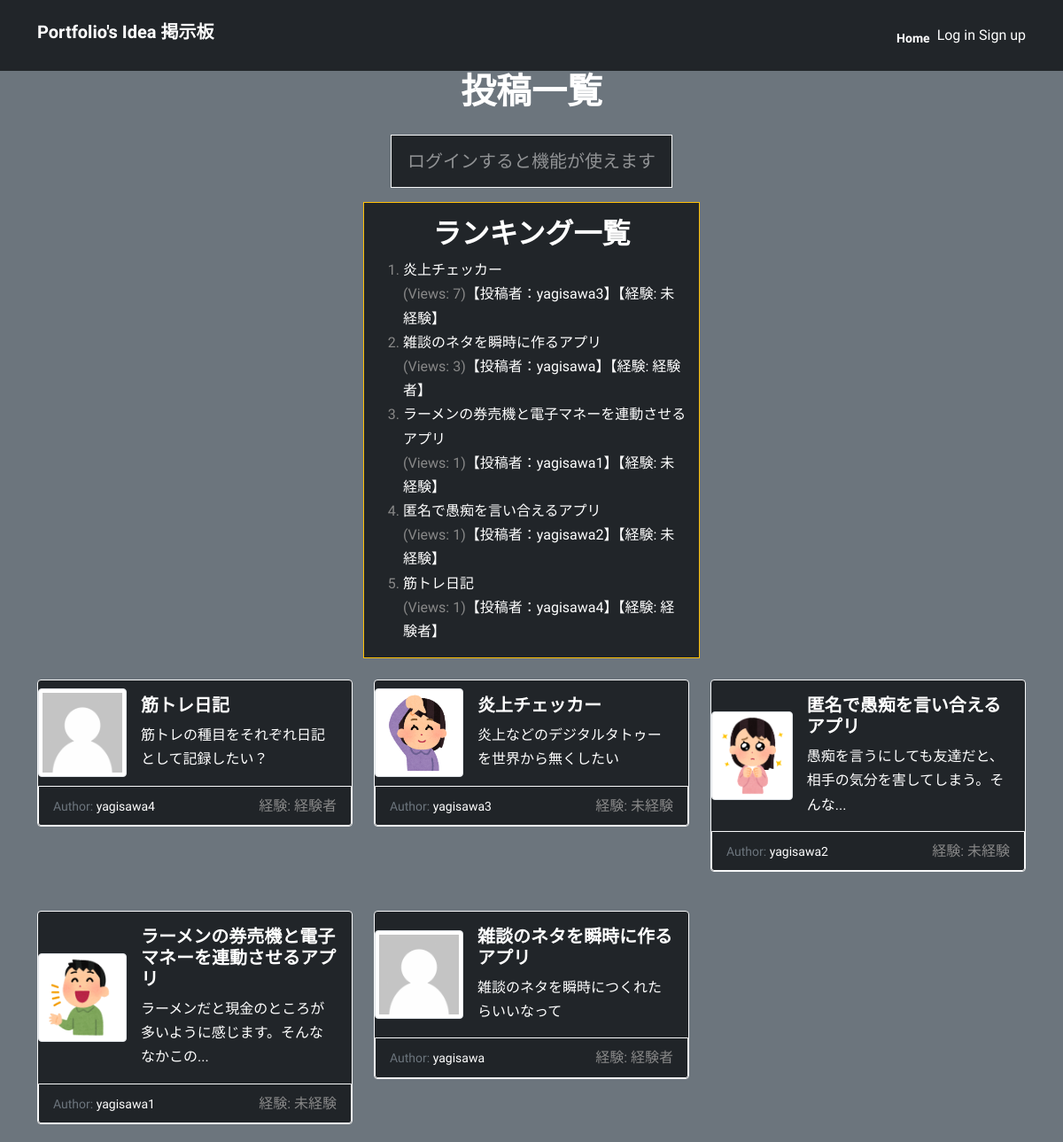
Before: / with the older database file.
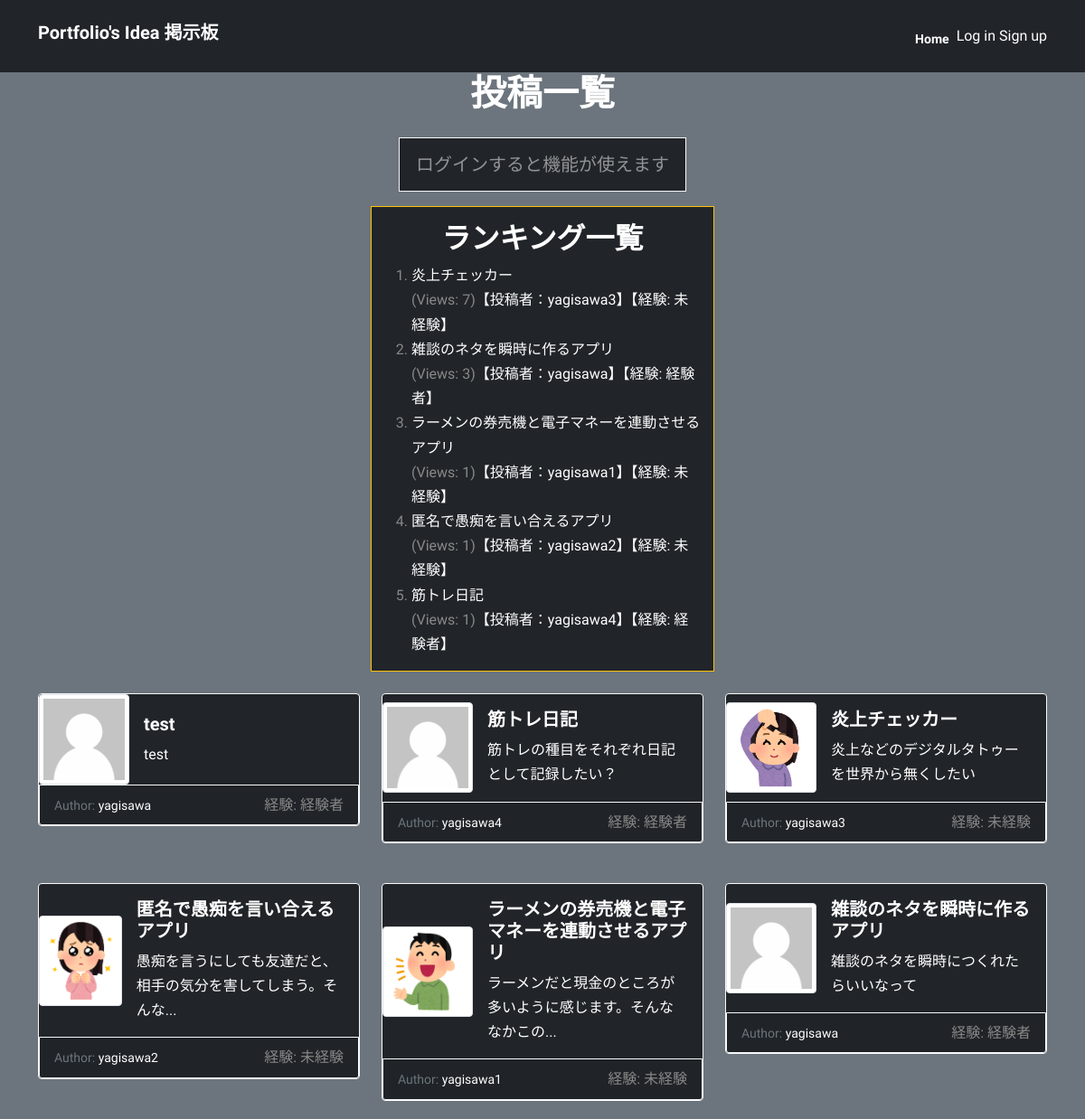
After: the same page with the newer database file.
### myapp/models.py (models this page shows, shortened)
class Post(models.Model):
    title = models.CharField(max_length=200)
    content = models.TextField()
    author = models.ForeignKey(User, on_delete=models.CASCADE)
    created_at = models.DateTimeField(auto_now_add=True)
    updated_at = models.DateTimeField(auto_now=True)
    likes = models.ManyToManyField(settings.AUTH_USER_MODEL, related_name='likes', blank=True)
    views = models.IntegerField(default=0)
    icon = models.ImageField(upload_to='icons/', blank=True, null=True)
    def get_author_avatar_url(self):
        return self.author.profile.avatar.url if self.author.profile.avatar else None

class Profile(models.Model):
    EXPERIENCE_CHOICES = [
        ('未経験', '未経験'),
        ('経験者', '経験者'),
    ]
    user = models.OneToOneField(User, on_delete=models.CASCADE)
    bio = models.TextField(max_length=500, blank=True)
    website = models.URLField(max_length=200, blank=True)
    location = models.CharField(max_length=100, blank=True)
    avatar = models.ImageField(upload_to='avatars/', blank=True, null=True)
    followers = models.ManyToManyField(User, related_name='following', blank=True)
    followers_count = models.PositiveIntegerField(default=0)
    experience = models.CharField(max_length=10, choices=EXPERIENCE_CHOICES, default='未経験')

### myapp/views.py (the view)
# urls.py: path('', views.post_list, name='post_list'),
def post_list(request):
    posts = Post.objects.all().order_by('-id')
    ranked_posts = Post.objects.annotate(num_views=F('views') + 1).order_by('-num_views')[:5]
    paginator = Paginator(posts, 9)
    page_number = request.GET.get('page')
    page_obj = paginator.get_page(page_number)
    if page_number is None or int(page_number) == 1:
        show_ranking = True
    else:
        show_ranking = False
    if request.method == 'POST':
        form = CommentForm(request.POST)
        if form.is_valid():
            comment = form.save(commit=False)
            comment.post = Post
            comment.save()
            return redirect('post_detail', pk=Post.pk)
    else:
        form = CommentForm()
    return render(request, 'myapp/post_list.html', {'posts': posts, 'ranked_posts': ranked_posts, 'page_obj': page_obj, 'form': form})

### myapp/templates/myapp/post_list.html (shortened to what this page needs)
{% extends 'base.html' %}
{% load static %}
{% block content %}
<div class="container">
  <div class="text-center">
    <h1>投稿一覧</h1>
    {% if user.is_authenticated %}
      <a class="btn btn-primary btn-lg mt-3 mb-3 border border-light" href="{% url 'post_create' %}">新しい投稿はこちらから</a>
    {% else %}
      <p class="btn btn-dark text-white-50 btn-lg mt-3 mb-3 border border-light">ログインすると機能が使えます</p>
    {% endif %}
  </div>
  <div class="row justify-content-center">
    <div class="col-md-4 bg-dark border border-warning mb-4">
      <div class="post-section mt-3 mb-3">
        <h2 class="text-center">ランキング一覧</h2>
        <ol class="ranking-list bg-dark">
          {% for post in ranked_posts %}
            <li><a href="{% url 'post_detail' post.pk %}" class="text-white">{{ post.title }}</a><br> (Views: {{ post.views }})<a href="{% url 'profile' post.author.username %}">【投稿者：{{ post.author }}】【経験: {{ post.author.profile.experience }}】</a></li>
          {% empty %}
            <li>まだ投稿がありません</li>
            <li>あなたが投稿をすることでトップランキングに乗ることができます！</li>
          {% endfor %}
        </ol>
      </div>
    </div>
  </div>
  {% if page_obj %}
  <div class="row row-cols-1 row-cols-md-3 g-4">
    {% for post in page_obj %}
      <div class="col">
        <div class="card bg-dark border border-light">
          <div class="d-flex align-items-center">
            {% if post.get_author_avatar_url %}
              <img src="{{ post.get_author_avatar_url }}" class="card-img-left img-thumbnail" alt="Avatar" style="width: 100px; height: 100px;">
            {% else %}
              <img src="{% static 'images/new_default_avatar.png' %}" class="card-img-left img-thumbnail" alt="Avatar" style="width: 100px; height: 100px;">
            {% endif %}
            <div class="card-body">
              <h5 class="card-title"><a href="{% url 'post_detail' post.pk %}">{{ post.title }}</a></h5>
              <p class="card-text text-white">
                {% if post.content|length > 30 %}
                  {{ post.content|slice:":30" }}...
                {% else %}
                  {{ post.content }}
                {% endif %}
              </p>
            </div>
          </div>
          <div class="card-footer border border-light d-flex justify-content-between">
            <div>
                <small class="text-muted">Author: <a href="{% url 'profile' post.author.username %}" class="text-white">{{ post.author.username }}</a></small>
            </div>
            <div>
                <p class="mb-0">経験: {{ post.author.profile.experience }}</p>
            </div>
          </div>
        </div>
      </div>
    {% empty %}
      <p class="text-white">投稿がまだありません</p>
    {% endfor %}
  </div>
  {% else %}
    <p class="text-white text-center">投稿がまだありません</p>
  {% endif %}
</div>
{% endblock %}

Changed rows visible on the page:
added Post: title "test", content "test", author.username "yagisawa", author.profile.experience "経験者"
